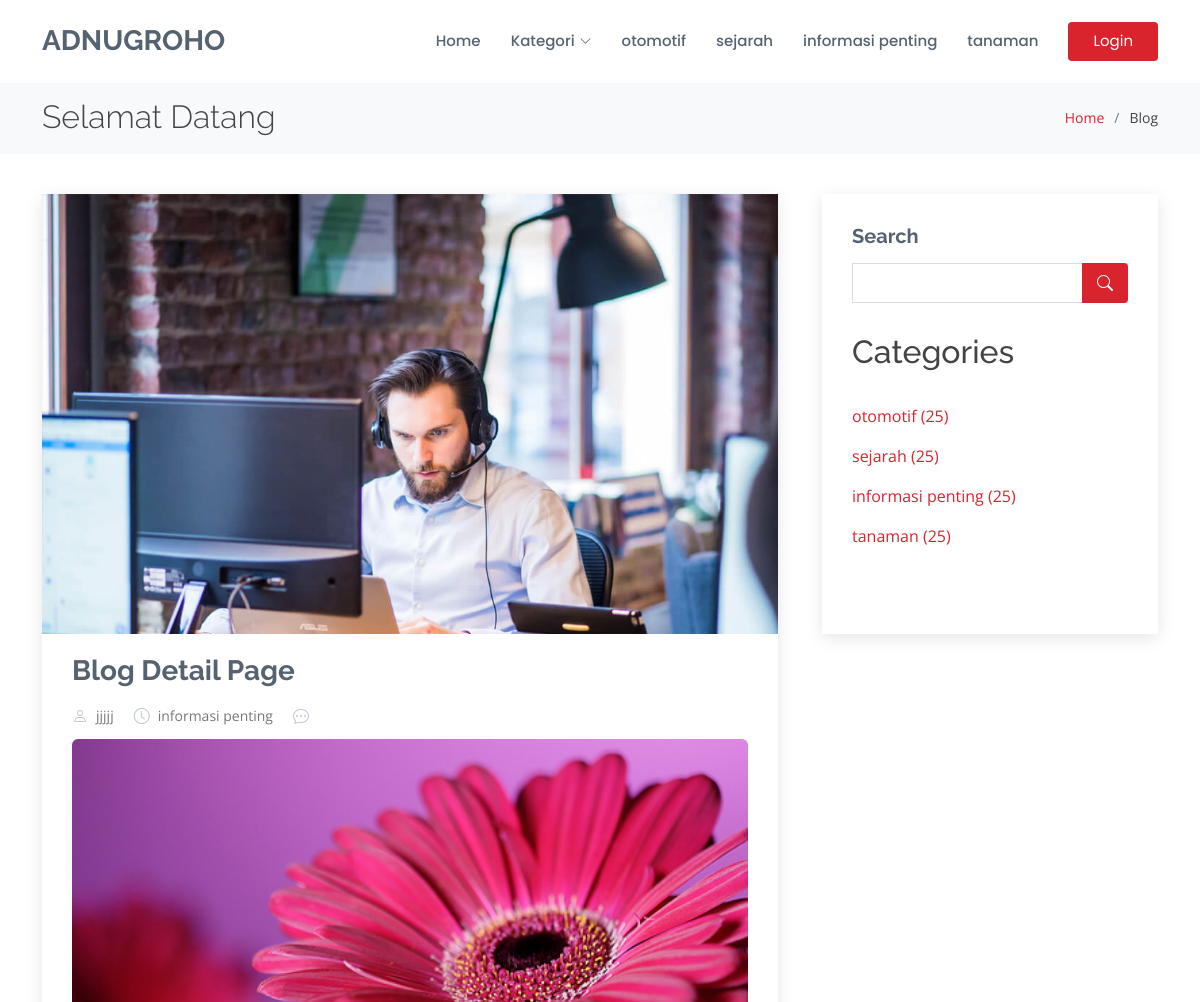
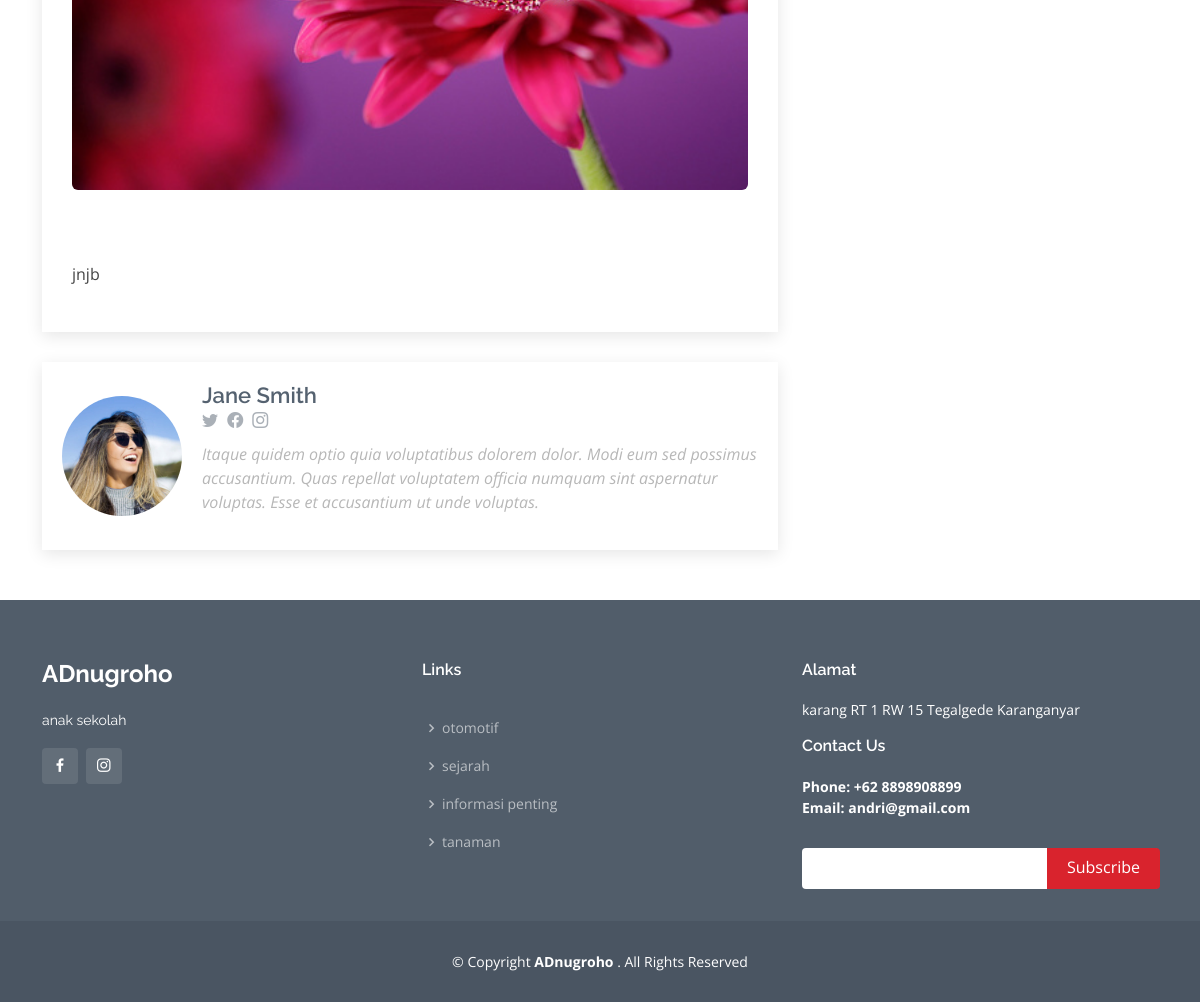
Page /home/artikel/jjjjj on the committed database (2 pictures, top to bottom).
### tables this page shows
CREATE TABLE `konfigurasi` (
  `id_konfigurasi` int(11) NOT NULL,
  `judul_website` varchar(200) NOT NULL,
  `profil_website` text NOT NULL,
  `instagram` varchar(100) NOT NULL,
  `facebook` varchar(100) NOT NULL,
  `email` varchar(100) NOT NULL,
  `alamat` varchar(150) NOT NULL,
  `no_wa` varchar(30) NOT NULL
);

CREATE TABLE `kategori` (
  `id_kategori` int(11) NOT NULL,
  `nama_kategori` varchar(200) NOT NULL
);

CREATE TABLE `konten` (
  `id_konten` int(11) NOT NULL,
  `judul` varchar(200) NOT NULL,
  `keterangan` text NOT NULL,
  `foto` varchar(50) NOT NULL,
  `slug` varchar(200) NOT NULL,
  `id_kategori` varchar(20) NOT NULL,
  `tanggal` date NOT NULL,
  `username` varchar(50) NOT NULL
);

### application/controllers/Home.php (called while the page is built, shortened)
<?php
class Home extends CI_Controller {
    public function artikel($id){
        $this->db->from('konfigurasi');
        $konfig = $this->db->get()->row();
        $this->db->from('kategori');
        $kategori = $this->db->get()->result_array();
        $this->db->from('konten a');
        $this->db->join('kategori b','a.id_kategori=b.id_kategori','left');
        $this->db->join('user c','a.username=c.username','left');
        $this->db->where('slug',$id);
        $konten = $this->db->get()->row();
        $data = array(
            'judul'         => $konten->judul." | Andri",
            'konfig'        => $konfig,
            'kategori'      => $kategori,
            'konten'        => $konten,
        );
		$this->load->view('detail', $data);
    }
}

### index.php (called while the page is built, shortened)
<?php
require_once BASEPATH.'core/CodeIgniter.php';

### application/views/detail.php (the view, shortened to what this page needs)
<!DOCTYPE html>
<html lang="en">
<head>
    <link href="<?= base_url('assets/front/') ?>assets/vendor/animate.css/animate.min.css" rel="stylesheet">
    <link href="<?= base_url('assets/front/') ?>assets/vendor/bootstrap/css/bootstrap.min.css" rel="stylesheet">
    <link href="<?= base_url('assets/front/') ?>assets/vendor/bootstrap-icons/bootstrap-icons.css" rel="stylesheet">
    <link href="<?= base_url('assets/front/') ?>assets/vendor/boxicons/css/boxicons.min.css" rel="stylesheet">
    <link href="<?= base_url('assets/front/') ?>assets/vendor/glightbox/css/glightbox.min.css" rel="stylesheet">
    <link href="<?= base_url('assets/front/') ?>assets/vendor/remixicon/remixicon.css" rel="stylesheet">
    <link href="<?= base_url('assets/front/') ?>assets/vendor/swiper/swiper-bundle.min.css" rel="stylesheet">
    <link href="<?= base_url('assets/front/') ?>assets/css/style.css" rel="stylesheet">
</head>
<body>
    <header id="header" class="fixed-top d-flex align-items-center">
        <div class="container d-flex align-items-center">
            <h1 class="logo me-auto"><a href="index.html">
                    <?= $konfig->judul_website; ?>
                </a></h1>
            <nav id="navbar" class="navbar">
                <ul>
                    <li><a href="<?= base_url() ?>">Home</a></li>
                    <li class="dropdown"><a href="#"><span>Kategori</span> <i class="bi bi-chevron-down"></i></a>
                    </li>
                    <?php foreach ($kategori as $kate) { ?>
                        <li><a href="<?= base_url('home/kategori/' . $kate['id_kategori']) ?>"><?= $kate['nama_kategori'] ?></a></li>
                    <?php } ?>
                    <li><a href="<?= base_url('auth') ?>" class="getstarted">Login</a></li>
                </ul>
            </nav>
        </div>
    </header>
    <main id="main">
        <section id="breadcrumbs" class="breadcrumbs">
            <div class="container">
                <div class="d-flex justify-content-between align-items-center">
                    <h2>Selamat Datang</h2>
                    <ol>
                        <li><a href="<?= base_url() ?>">Home</a></li>
                        <li>Blog</li>
                    </ol>
                </div>
            </div>
        </section>
        <section id="blog" class="blog">
            <div class="container" data-aos="fade-up">
                <div class="row">
                    <div class="col-lg-8 entries">
                        <article class="entry entry-single">
                            <div class="entry-img">
                                <img src="assets/img/blog/blog-1.jpg" alt="" class="img-fluid">
                            </div>
                            <h2 class="entry-title">
                                <a href="blog-single.html">Blog Detail Page</a>
                            </h2>
                            <div class="entry-meta">
                                <ul>
                                    <li class="d-flex align-items-center"><i class="bi bi-person"></i> <a
                                            href="blog-single.html"><?= $konten->judul; ?></a></li>
                                    <li class="d-flex align-items-center"><i class="bi bi-clock"></i> <a
                                            href="blog-single.html"><?= $konten->nama_kategori; ?></a>
                                    </li>
                                    <li class="d-flex align-items-center"><i class="bi bi-chat-dots"></i> </li>
                                </ul>
                            </div>
                            <div class="mb-5">
                                <img class="img-fluid rounded w-100 mb-4"
                                    src="<?= base_url('assets/upload/konten/' . $konten->foto) ?>" />
                            </div>
                            <div class="entry-content">
                                <p>
                                    <?= $konten->keterangan; ?>
                                </p>
                        </article>
                        <div class="blog-author d-flex align-items-center">
                            <img src="assets/img/blog/blog-author.jpg" class="rounded-circle float-left" alt="">
                            <div>
                                <h4>Jane Smith</h4>
                                <div class="social-links">
                                    <a href="https://twitters.com/#"><i class="bi bi-twitter"></i></a>
                                    <a href="https://facebook.com/#"><i class="bi bi-facebook"></i></a>
                                    <a href="https://instagram.com/#"><i class="biu bi-instagram"></i></a>
                                </div>
                                <p>
                                    Itaque quidem optio quia voluptatibus dolorem dolor. Modi eum sed possimus
                                    accusantium. Quas repellat voluptatem officia numquam sint aspernatur voluptas. Esse
                                    et accusantium ut unde voluptas.
                                </p>
                            </div>
                        </div>
                    </div>
                    <div class="col-lg-4">
                        <div class="sidebar">
                            <h3 class="sidebar-title">Search</h3>
                            <div class="sidebar-item search-form">
                                <form action="">
                                    <input type="text">
                                    <button type="submit"><i class="bi bi-search"></i></button>
                                </form>
                            </div>
                            <div class="mb-5">
                            <h2 class="mb-4">Categories</h3>
                                <?php foreach ($kategori as $kate) { ?>
                                    <ul class="list-group list-group-flush" >
                                        <li class="list-group-item d-flex justify-content-between align-items-center px-0" ><a href="<?= base_url('home/kategori/' . $kate['id_kategori']) ?>"
                                        ><?= $kate['nama_kategori'] ?> <span>(25)</span></a></li>
                                    </ul>
                                <?php } ?>
                            </div>
                        </div>
                    </div>
                </div>
            </div>
        </section>
    </main>
    <footer id="footer">
        <div class="footer-top">
            <div class="container">
                <div class="row">
                    <div class="col-lg-4 col-md-6">
                        <div class="footer-info">
                            <h3>
                                <?= $konfig->judul_website; ?>
                            </h3>
                            <p>
                                <?= $konfig->profil_website; ?>
                            </p>
                            <div class="social-links mt-3">
                                <a href="<?= $konfig->facebook; ?>" class="facebook"><i class="bx bxl-facebook"></i></a>
                                <a href="<?= $konfig->instagram; ?>" class="instagram"><i
                                        class="bx bxl-instagram"></i></a>
                            </div>
                        </div>
                    </div>
                    <div class="col-lg-4 col-md-6 footer-links">
                        <h4>Links</h4>
                        <ul>
                            <li><i class="bx bx-chevron-rht"></i> <a href="<?= base_url() ?>"></a></li>
                            <?php foreach ($kategori as $kate) { ?>
                                <li><i class="bx bx-chevron-right"></i> <a
                                        href="<?= base_url('home/kategori/' . $kate['id_kategori']) ?>"><?= $kate['nama_kategori'] ?></a>
                                <?php } ?>
                        </ul>
                    </div>
                    <div class="col-lg-4 col-md-6 footer-newsletter">
                        <h4>Alamat</h4>
                        <p>
                            <?= $konfig->alamat; ?>
                        </p>
                        <h4>Contact Us</h4>
                        <p>
                            <strong>Phone:
                                <?= $konfig->no_wa; ?>
                            </strong> <br>
                            <strong>Email:
                                <?= $konfig->email; ?>
                            </strong> <br>
                        </p>
                        <form action="" method="post">
                            <input type="email" name="email"><input type="submit" value="Subscribe">
                        </form>
                    </div>
                </div>
            </div>
        </div>
        <div class="container">
            <div class="copyright">
                &copy; Copyright <strong><span>
                        <?= $konfig->judul_website; ?>
                    </span></strong>. All Rights Reserved
            </div>
        </div>
    </footer>
</body>
</html>

### rows in the picture
konfigurasi: judul_website "ADNUGROHO", judul_website "ADnugroho", profil_website "anak sekolah", alamat "karang RT 1 RW 15 Tegalgede Karanganyar", no_wa "+62 8898908899", email "andri@gmail.com"
kategori: nama_kategori "otomotif"
kategori: nama_kategori "sejarah"
kategori: nama_kategori "informasi penting"
kategori: nama_kategori "tanaman"
konten: judul "jjjjj", id_kategori.nama_kategori "informasi penting", foto (picture), keterangan "jnjb"
